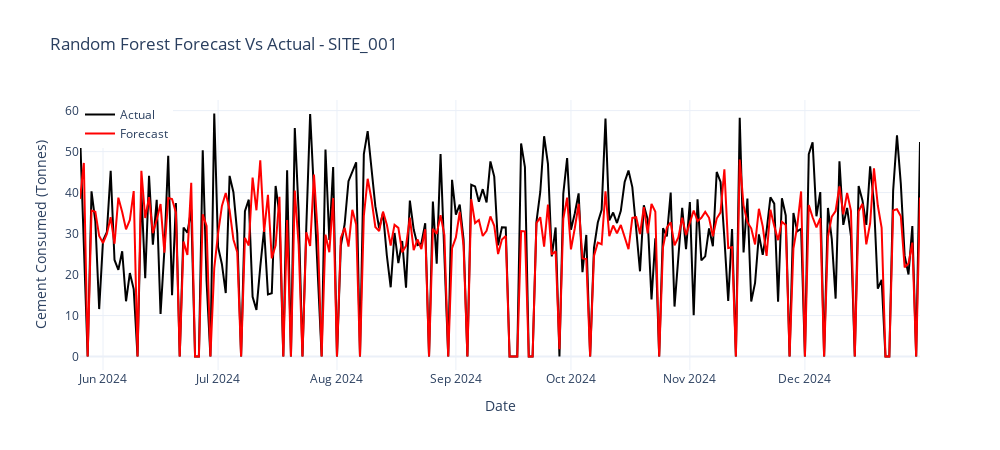

Notebook source saved alongside this figure:
### Code cell
fig = go.Figure()

fig.add_trace(go.Scatter(
    x=y_test.index,
    y=y_test,
    mode='lines',
    name='Actual',
    line=dict(color='black')
))

fig.add_trace(go.Scatter(
    x=y_test.index,
    y=rf_forecast,
    mode='lines',
    name='Forecast',
    line=dict(color='red')
))


fig.update_layout(
    title=f'Random Forest Forecast Vs Actual - {site_id}',
    xaxis_title='Date',
    yaxis_title='Cement Consumed (Tonnes)',
    legend=dict(x=0, y=1),
    template='plotly_white',
    width=1000,
    height=450
)

fig.show()

### Figure 1 — Plotly figure (JSON) as saved in the notebook; plotly's stock layout.template omitted (floating-point values rounded to 4 significant figures; data arrays with more than 128 entries replaced by an {"elided": "..."} marker saying what was removed)
{"data": [{"line": {"color": "black"}, "mode": "lines", "name": "Actual", "type": "scatter", "x": {"elided": "220 str values"}, "y": {"elided": "220 float values"}}, {"line": {"color": "red"}, "mode": "lines", "name": "Forecast", "type": "scatter", "x": {"elided": "220 str values"}, "y": {"elided": "220 float values"}}], "layout": {"height": 450, "legend": {"x": 0, "y": 1}, "title": {"text": "Random Forest Forecast Vs Actual - SITE_001"}, "width": 1000, "xaxis": {"title": {"text": "Date"}}, "yaxis": {"title": {"text": "Cement Consumed (Tonnes)"}}}}
